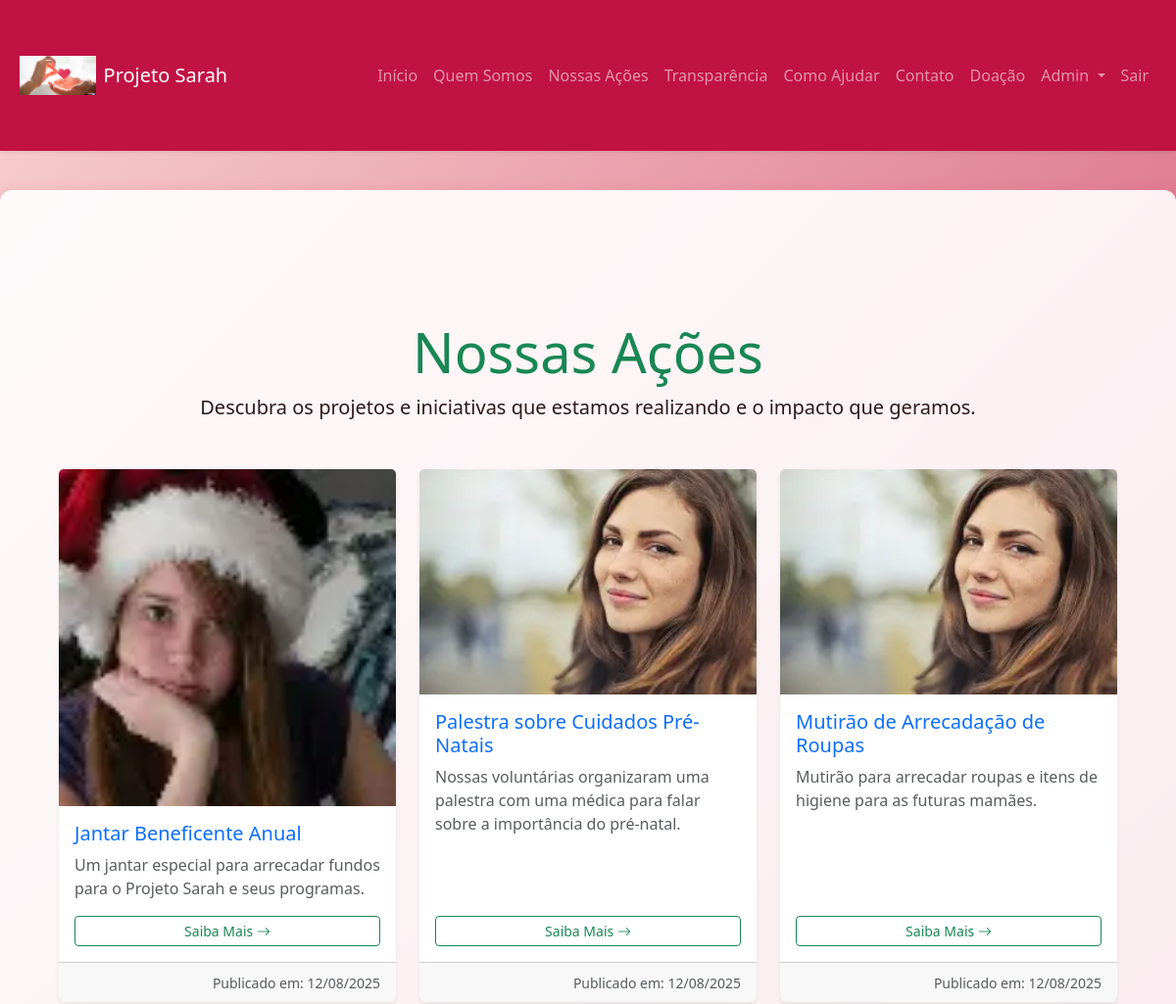
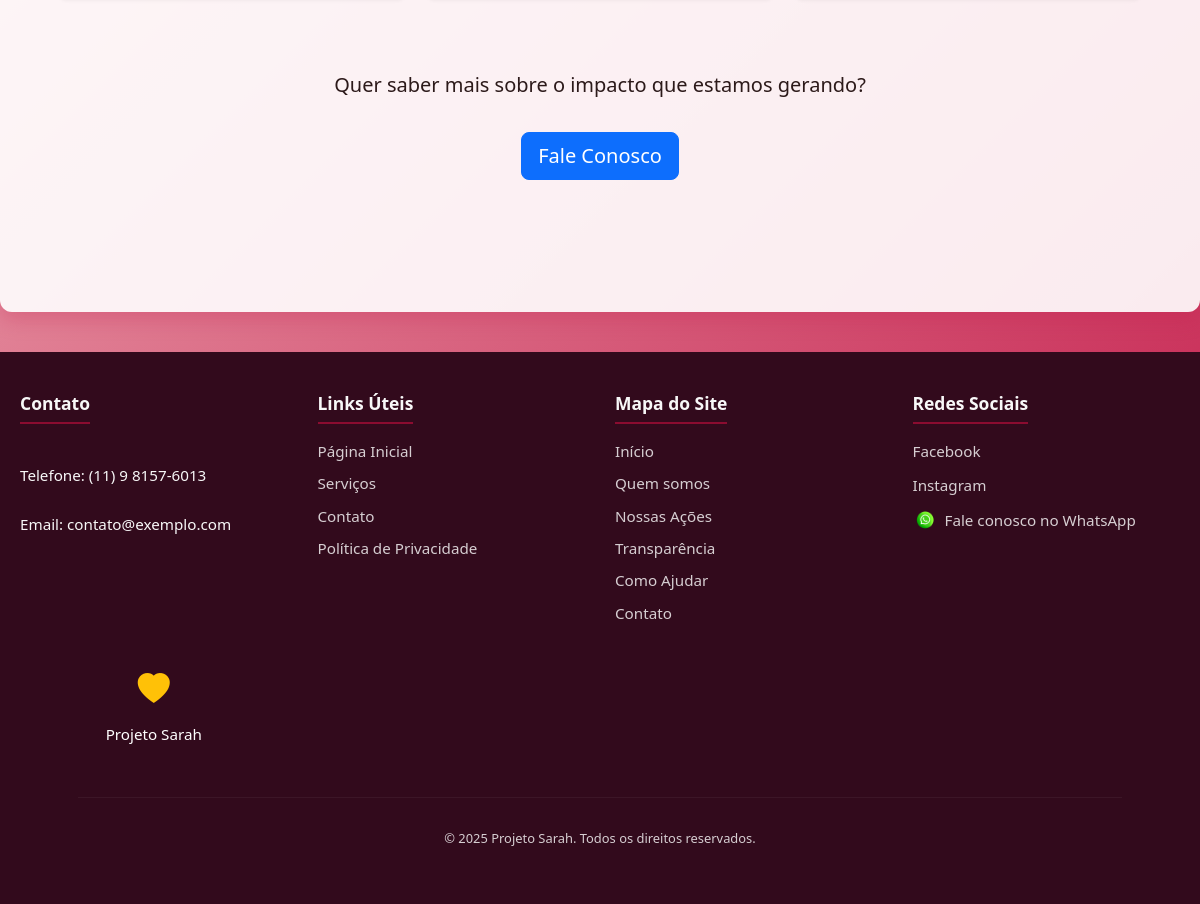
The app's page /nossas-acoes/ (signed in) with its own data (2 pictures, top to bottom).
### main/models.py (models this page shows, shortened)
class StaticImage(models.Model):
    name = models.CharField(max_length=50, unique=True, help_text="Nome único para identificar a imagem no código (ex: 'hero_image', 'logo_footer').")
    image = models.ImageField(upload_to='static_images/', help_text="Carregue a imagem para este item. Dimensões e tipo variam de acordo com o uso.")
    description = models.CharField(max_length=200, blank=True, help_text="Breve descrição para o atributo 'alt' da imagem.")
    class Meta:
        verbose_name = "Imagem Estática"
        verbose_name_plural = "Imagens Estáticas"

class Acao(models.Model):
    titulo = models.CharField(max_length=200, verbose_name="Título da Ação")
    slug = models.SlugField(unique=True, blank=True, null=True, max_length=255, verbose_name="Slug (URL Amigável)")
    descricao_breve = models.TextField(max_length=300, verbose_name="Descrição Breve")
    descricao_completa = models.TextField(verbose_name="Descrição Completa")
    imagem = models.ImageField(
        upload_to='acoes/',
        blank=True,
        null=True,
        verbose_name="Imagem",
        help_text="Dimensões recomendadas: 800x600 pixels. Formatos: JPG, PNG."
    )
    data_publicacao = models.DateTimeField(auto_now_add=True, verbose_name="Data de Publicação")
    ativa = models.BooleanField(default=True, verbose_name="Ação Ativa?")
    class Meta:
        verbose_name = "Ação"
        verbose_name_plural = "Ações"
        ordering = ['-data_publicacao']

### main/views.py (the view)
# urls.py: path('nossas-acoes/', views.nossas_acoes, name='nossas_acoes'),
def nossas_acoes(request):
    acoes = Acao.objects.filter(ativa=True)
    return render(request, 'nossas_acoes.html', {'acoes': acoes})

### main/context_processors.py (called while the page is built)
def carousel_base_context(request):
    images = CarouselImage.objects.filter(category='base')
    return {'carousel_base_images': images}

def static_images_context(request):
    images_dict = {}
    for img in StaticImage.objects.all():
        images_dict[img.name] = img
    return {'static_images': images_dict}

### main/templates/nossas_acoes.html (shortened to what this page needs)
{% extends 'base.html' %}
{% load static %}
{% block content %}
<div class="container my-5">
    <section class="mb-5 text-center">
        <h1 class="display-4 text-success">Nossas Ações</h1>
        <p class="lead">Descubra os projetos e iniciativas que estamos realizando e o impacto que geramos.</p>
    </section>
    {% if acoes %}
    <div class="row row-cols-1 row-cols-md-2 row-cols-lg-3 g-4 mb-5">
        {% for acao in acoes %}
        <div class="col">
            <div class="card h-100 shadow-sm border-0">
                {% if acao.imagem %}
                <img src="{{ acao.imagem.url }}" class="card-img-top" alt="{{ acao.titulo }}">
                {% else %}
                <img src="{% static 'img/placeholder_acao.jpg' %}" class="card-img-top" alt="Imagem Padrão de Ação">
                {% endif %}
                <div class="card-body d-flex flex-column">
                    <h5 class="card-title text-primary">{{ acao.titulo }}</h5>
                    <p class="card-text text-muted">{{ acao.descricao_breve|truncatechars:150 }}</p>
                    <a href="{% url 'detalhe_acao' acao.slug %}" class="btn btn-sm btn-outline-success mt-auto">Saiba Mais <i class="bi bi-arrow-right"></i></a>
                </div>
                {% if acao.data_publicacao %}
                <div class="card-footer text-end text-small text-muted">
                    <small>Publicado em: {{ acao.data_publicacao|date:"d/m/Y" }}</small>
                </div>
                {% endif %}
            </div>
        </div>
        {% endfor %}
    </div>
    {% endif %}
    <section class="py-4 text-center">
        <p class="lead">Quer saber mais sobre o impacto que estamos gerando?</p>
        <a href="{% url 'contato' %}" class="btn btn-primary btn-lg mt-3">Fale Conosco</a>
    </section>
</div>
{% endblock %}

### main/templates/base.html (shortened to what this page needs)
{% load static %}
<!DOCTYPE html>
<html lang="pt-br">
<head>
    <link href="https://cdn.jsdelivr.net/npm/bootstrap@5.3.3/dist/css/bootstrap.min.css" rel="stylesheet">
    <link rel="stylesheet" href="https://cdn.jsdelivr.net/npm/bootstrap-icons@1.11.3/font/bootstrap-icons.min.css">
    <link rel="stylesheet" href="{% static 'css/estilo.css' %}">
    <link rel="stylesheet" href="{% static 'css/footer.css' %}">
</head>
<body>
    <header class="shadow-sm">
        <nav class="navbar navbar-expand-lg navbar-dark bg-mana-primary">
            <div class="container">
                <a class="navbar-brand d-flex align-items-center" href="{% url 'home' %}">
                    {% if static_images.logo_header %}
                        <img src="{{ static_images.logo_header.image.url }}" alt="{{ static_images.logo_header.description }}" height="40" class="me-2">
                    {% endif %}
                    <span>Projeto Sarah</span>
                </a>
                <div class="collapse navbar-collapse" id="navbarNav">
                    <ul class="navbar-nav ms-auto">
                        <li class="nav-item"><a class="nav-link" href="{% url 'home' %}">Início</a></li>
                        <li class="nav-item"><a class="nav-link" href="{% url 'quem_somos' %}">Quem Somos</a></li>
                        <li class="nav-item"><a class="nav-link" href="{% url 'nossas_acoes' %}">Nossas Ações</a></li>
                        <li class="nav-item"><a class="nav-link" href="{% url 'transparencia' %}">Transparência</a></li>
                        <li class="nav-item"><a class="nav-link" href="{% url 'como_ajudar' %}">Como Ajudar</a></li>
                        <li class="nav-item"><a class="nav-link" href="{% url 'contato' %}">Contato</a></li>
                        <li class="nav-item"><a class="nav-link" href="{% url 'doacao' %}">Doação</a></li>
                        {% if user.is_staff %}
                            <li class="nav-item dropdown">
                                <a class="nav-link dropdown-toggle" href="#" id="adminDropdown" role="button" data-bs-toggle="dropdown" aria-expanded="false">
                                    Admin
                                </a>
                            </li>
                        {% endif %}
                        {% if user.is_authenticated %}
                            <li class="nav-item">
                                <form action="{% url 'logout' %}" method="post" class="d-inline-block">
                                    <button type="submit" class="btn btn-link nav-link">Sair</button>
                                </form>
                            </li>
                        {% else %}
                            <li class="nav-item"><a class="nav-link" href="{% url 'login' %}">Login</a></li>
                        {% endif %}
                    </ul>
                </div>
            </div>
        </nav>
    </header>
    <main class="main-content">
        <div class="container mt-4">
            {% block content %}{% endblock %}
        </div>
    </main>
    <footer>
        <div class="footer-grid">
            <div class="contato">
                <h5>Contato</h5>
                <p>
                    Telefone: (11) 9 8157-6013<br>
                    Email: contato@exemplo.com
                </p>
            </div>
            <div class="links-uteis">
                <h5>Links Úteis</h5>
                <ul>
                    <li><a href="{% url 'home' %}">Página Inicial</a></li>
                    <li><a href="#">Serviços</a></li>
                    <li><a href="{% url 'contato' %}">Contato</a></li>
                    <li><a href="#">Política de Privacidade</a></li>
                </ul>
            </div>
            <div class="links-uteis">
                <h5>Mapa do Site</h5>
                <ul>
                    <li><a href="{% url 'home' %}">Início</a></li>
                    <li><a href="{% url 'quem_somos' %}">Quem somos</a></li>
                    <li><a href="{% url 'nossas_acoes' %}">Nossas Ações</a></li>
                    <li><a href="{% url 'transparencia' %}">Transparência</a></li>
                    <li><a href="{% url 'como_ajudar' %}">Como Ajudar</a></li>
                    <li><a href="{% url 'contato' %}">Contato</a></li>
                </ul>
            </div>
            <div class="redes-sociais">
                <h5>Redes Sociais</h5>
                <ul>
                    <li><a href="https://www.facebook.com/" target="_blank">Facebook</a></li>
                    <li><a href="https://www.instagram.com/" target="_blank">Instagram</a></li>
                    <li>
                        <a href="https://wa.me/5511981576013" target="_blank" class="whatsapp-link">
                            {% if static_images.whatsapp_icon %}
                                <img src="{{ static_images.whatsapp_icon.image.url }}" alt="{{ static_images.whatsapp_icon.description }}" style="width: 24px; vertical-align: middle;">
                            {% endif %}
                            Fale conosco no WhatsApp
                        </a>
                    </li>
                </ul>
            </div>
            <div class="logo d-flex flex-column align-items-center">
                <i class="bi bi-heart-fill fs-2 text-warning"></i>
                <p class="m-0 text-white mt-2">Projeto Sarah</p>
            </div>
        </div>
        <hr>
        <p class="copyright">&copy; {% now "Y" %} Projeto Sarah. Todos os direitos reservados.</p>
    </footer>
</body>
</html>

### main/static/css/estilo.css (style rules this page uses)
:root { --primary-color: #c11244; --primary-light: #f9d5d3; --primary-dark: #8b0c30; --text-dark: #2c1a1a; --text-light: #ffffff; --shadow-color: rgba(193, 18, 68, 0.25); }
body { font-family: 'Segoe UI', Tahoma, Geneva, Verdana, sans-serif; margin: 0; padding: 0; background: linear-gradient(135deg, var(--primary-light) 0%, var(--primary-color) 100%); color: var(--text-dark); transition: background-color 0.5s ease; min-height: 100vh; display: flex; flex-direction: column; }
.container { max-width: 1200px; margin: 0 auto; padding: 20px; box-sizing: border-box; }
header { background-color: var(--primary-color); color: var(--text-light); padding: 1.5em 0; box-shadow: 0 3px 8px var(--shadow-color); position: sticky; top: 0; z-index: 1000; animation: slideDown 0.7s ease forwards; }
.main-content { flex-grow: 1; padding: 20px; background-color: rgba(255, 255, 255, 0.9); margin: 40px auto; max-width: 1200px; box-shadow: 0 8px 20px var(--shadow-color); border-radius: 12px; animation: fadeInContent 1s ease forwards; box-sizing: border-box; width: 95%; }
@media (min-width: 768px) { .main-content { width: auto; } }
.bg-mana-primary { background-color: var(--primary-color) !important; }

### main/static/css/footer.css (style rules this page uses)
:root { --primary-rose: #320a1c; --dark-rose: #8b0c30; --light-text: #f8f8f8; --subtle-text: rgba(255, 255, 255, 0.8); --border-color: rgba(255, 255, 255, 0.2); }
footer { background-color: var(--primary-rose); color: var(--light-text); padding: 40px 20px; font-family: 'Segoe UI', Tahoma, Geneva, Verdana, sans-serif; font-size: 0.95em; line-height: 1.6; margin-top: auto; }
.footer-grid { display: grid; grid-template-columns: repeat(auto-fit, minmax(220px, 1fr)); gap: 30px; max-width: 1200px; margin: 0 auto; padding-bottom: 20px; }
.footer-grid h5 { color: var(--light-text); margin-bottom: 15px; font-size: 1.15em; font-weight: bold; border-bottom: 2px solid var(--dark-rose); padding-bottom: 8px; display: inline-block; }
.footer-grid p { margin-bottom: 10px; }
.footer-grid ul { list-style: none; padding: 0; margin: 0; }
.footer-grid ul li { margin-bottom: 8px; }
.footer-grid ul li a { color: var(--subtle-text); text-decoration: none; transition: color 0.3s ease; }
.contato p { white-space: pre-line; }
.redes-sociais ul { display: flex; flex-direction: column; }
.redes-sociais ul li { margin-bottom: 10px; }
.redes-sociais .whatsapp-link { display: flex; align-items: center; gap: 8px; }
.footer-grid .logo { text-align: center; }
footer hr { border: none; border-top: 1px solid var(--border-color); margin: 30px auto; width: 90%; max-width: 1200px; }
.copyright { text-align: center; color: var(--subtle-text); font-size: 0.85em; margin-top: 20px; }

### records on screen
StaticImage: logo_header.image (picture)
Acao: imagem (picture), titulo "Jantar Beneficente Anual", descricao_breve "Um jantar especial para arrecadar fundos para o Projeto Sarah e seus programas.", data_publicacao "12/08/2025"
Acao: imagem (picture), titulo "Palestra sobre Cuidados Pré-Natais", descricao_breve "Nossas voluntárias organizaram uma palestra com uma médica para falar sobre a importância do pré-natal.", data_publicacao "12/08/2025"
Acao: imagem (picture), titulo "Mutirão de Arrecadação de Roupas", descricao_breve "Mutirão para arrecadar roupas e itens de higiene para as futuras mamães.", data_publicacao "12/08/2025"
StaticImage: whatsapp_icon.image (picture)
